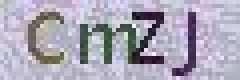
#> input picture python_utils/login/captcha.jpg, 60 x 20 px (shown 4 times larger)
$ python img_handle.py
#> lines starting #> are read from the running program, lines starting #| are printed output that depends on the picture; after the words box and inside, x2 and y2 are one past the last pixel; in counts of white or black regions, pixels touching at a corner belong together
#coding=utf-8

# Author: lim
# Email: 940711277@qq.com
# Date:  2018-06-10 14:23:37

import os
from PIL import Image, ImageFile
PATH = os.path.dirname(os.path.realpath(__file__))


def bin_handle(filename,new_name):

	"""bin code"""
#> called with filename = 'captcha.jpg', new_name = 'captcha_bin.jpg'
	img = Image.open(filename)
#> img is the input picture: PIL image 60x20 RGB; mean R, G, B 171.6, 167.8, 183.3
	img = img.convert('L')
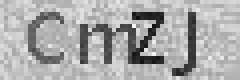
#> img: PIL image 60x20 L (shown 4 times larger); min 15, max 246, mean 170.7
	pix_ = img.load()
	for y in range(img.size[1]):
		for x in range(img.size[0]):
			if  pix_[x,y]<=120:
				pix_[x,y] = 0
			if pix_[x,y]>120:
				pix_[x,y] =255

	img.save(new_name)
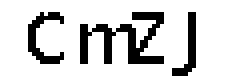
#> saved as captcha_bin.jpg: PIL image 60x20 L (shown 4 times larger); 83.2% white; black in thin lines or dots, all inside (x1, y1, x2, y2) = (7, 3, 49, 19)


def recognize(filename):

	# handle captcha
	new_name = filename.replace('.jpg','')+ '_bin.jpg'
	bin_handle(filename,new_name)

	# for path
	result_path = os.sep.join([PATH,'result.txt'])
	tesseract_path = os.path.join(os.path.dirname(os.path.dirname(PATH)),'tools/Tesseract_OCR/tesseract.exe')

	#recognize
	os.system("{} {} {} -psm 7 2>NUL 1>NUL".format(tesseract_path,new_name,result_path))

	#return
#> (the run stopped early here; a loop or call above may not have finished)
